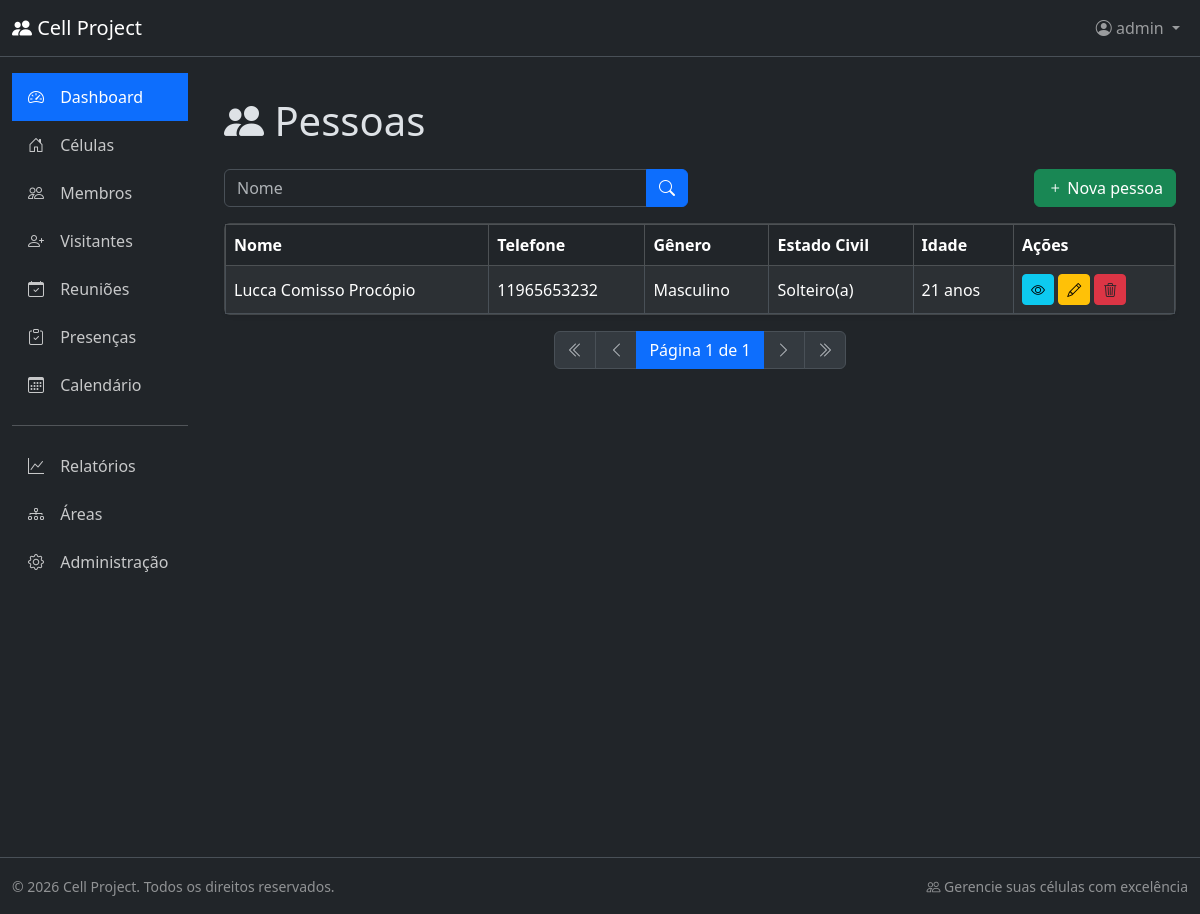
/persons/list/ (signed in), run on an earlier commit of the app's database.
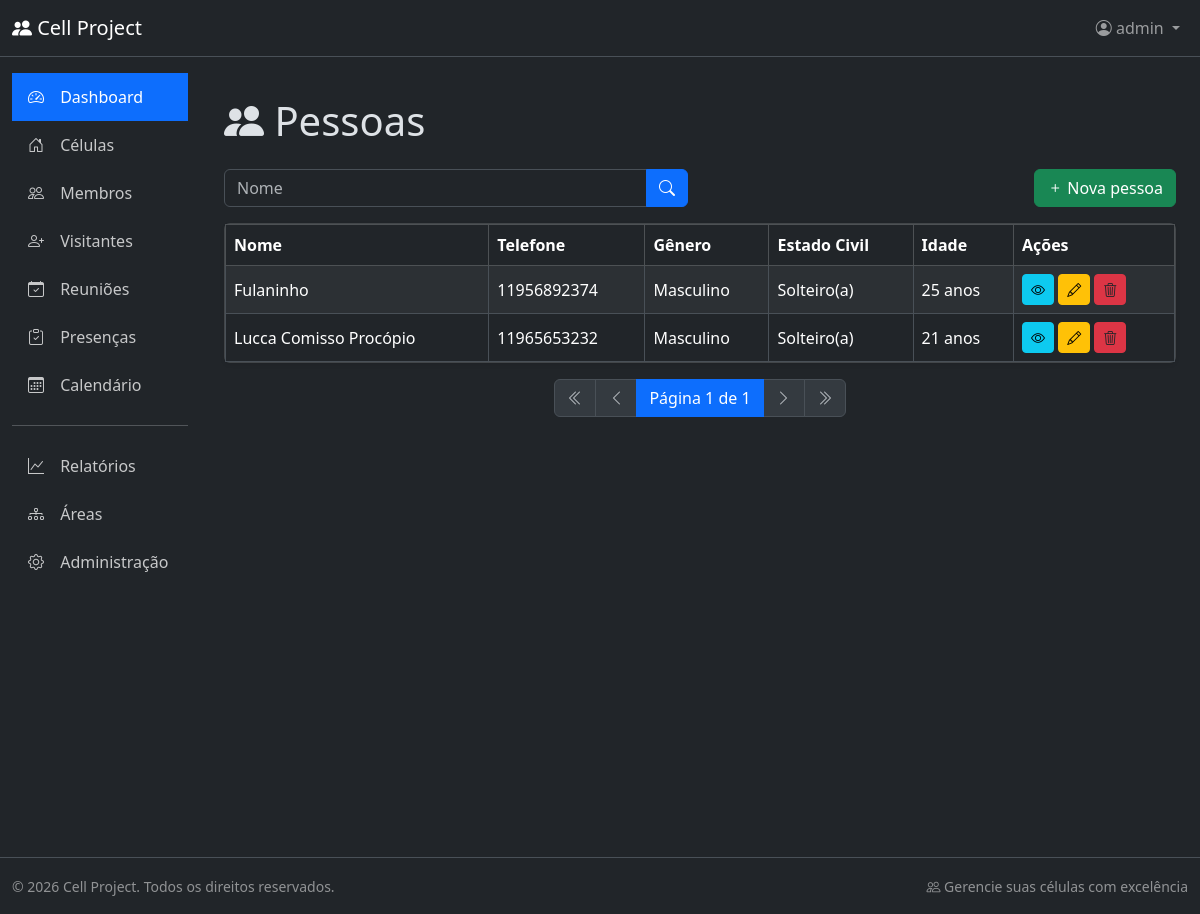
And on a later commit of the database.
### person/models.py (models this page shows, shortened)
class Person(BaseModel):
    class Genders(models.TextChoices):
        MALE = "M", "Masculino"
        FEMALE = "F", "Feminino"
    class MaritalStatuses(models.TextChoices):
        SINGLE = "SINGLE", "Solteiro(a)"
        MARRIED = "MARRIED", "Casado(a)"
        WIDOWED = "WIDOWED", "Viúvo(a)"
        SEPARATED = (
            "SEPARATED",
            "Separado(a)",
        )
    full_name = models.CharField(
        max_length=200, db_index=True, verbose_name="Nome Completo"
    )
    address = models.TextField(verbose_name="Endereço")
    gender = models.CharField(
        max_length=1, choices=Genders.choices, verbose_name="Gênero"
    )
    marital_status = models.CharField(
        max_length=20,
        choices=MaritalStatuses.choices,
        verbose_name="Estado Civil",
    )
    birth_date = models.DateField(verbose_name="Data de Nascimento")
    phone = models.CharField(
        max_length=20, db_index=True, verbose_name="Telefone"
    )
    notes = models.TextField(blank=True, verbose_name="Observações")
    class Meta:
        db_table = "person"
        verbose_name = "Pessoa"
        verbose_name_plural = "Pessoas"
        ordering = ["full_name"]
        indexes = [
            models.Index(fields=["full_name"]),
            models.Index(fields=["phone"]),
        ]
    @property
    def age(self):
        today = date.today()
        return (
            today.year
            - self.birth_date.year
            - (
                (today.month, today.day)
                < (self.birth_date.month, self.birth_date.day)
            )
        )
    def get_gender_display(self):
        return dict(self.Genders.choices).get(self.gender, "")
    def get_marital_status_display(self):
        return dict(self.MaritalStatuses.choices).get(self.marital_status, "")

### person/views.py (the view)
# urls.py: path('persons/list/', views.PersonListView.as_view(), name='person_list'),
class PersonListView(ListView):
    model = models.Person
    template_name = 'person_list.html'
    context_object_name = 'persons'
    def get_queryset(self):
        queryset = super().get_queryset()
        full_name = self.request.GET.get('full_name')
        if full_name:
            queryset = queryset.filter(full_name__icontains=full_name)
        return queryset

### person/templates/person_list.html (shortened to what this page needs)
{% extends 'base.html' %}
{% block page_heading %}
  <div class="d-flex justify-content-between align-items-center">
    <span><i class="bi bi-people-fill"></i> Pessoas</span>
  </div>
{% endblock %}
{% block content %}
<div class="card-header bg-dark border-secondary">
        <div class="row mb-3">
            <div class="col-md-6">
                <form method="get" action="{% url 'person_list' %}">
                    <div class="input-group">
                        <input type="text" class="form-control" name="full_name" placeholder="Nome" value="{{ request.GET.full_name }}">
                        <button type="submit" class="btn btn-primary">
                            <i class="bi bi-search"></i>
                        </button>
                    </div>
                </form>
            </div>
            {% if perms.person.add_person %}
            <div class="col-md-6">
                <a href="{% url 'person_create' %}" class="btn btn-success float-end">
                    <i class="bi bi-plus"></i> Nova pessoa
                </a>
            </div>
            {% endif %}
        </div>
</div>
<div class="card shadow-sm">
    <div class="card-body p-0">
        <div class="table-responsive">
            <table class="table table-hover table-striped table-bordered align-middle mb-0">
                <thead class="table-dark">
                    <tr>
                        <th>Nome</th>
                        <th>Telefone</th>
                        <th>Gênero</th>
                        <th>Estado Civil</th>
                        <th>Idade</th>
                        <th>Ações</th>
                    </tr>
                </thead>
                <tbody>
                    {% for person in persons %}
                    <tr>
                        <td>{{ person.full_name }}</td>
                        <td>{{ person.phone }}</td>
                        <td>{{ person.get_gender_display }}</td>
                        <td>{{ person.get_marital_status_display }}</td>
                        <td>{{ person.age }} anos</td>
                        <td>
                            <a href="{% url 'person_detail' person.id %}" class="btn btn-info btn-sm" data-bs-toggle="tooltip" title="Visualizar">
                                <i class="bi bi-eye"></i>
                            </a>
                            <a href="{% url 'person_update' person.id %}" class="btn btn-sm btn-warning" data-bs-toggle="tooltip" title="Editar">
                                <i class="bi bi-pencil"></i>
                            </a>
                            <a href="{% url 'person_delete' person.id %}" class="btn btn-sm btn-danger text-dark" data-bs-toggle="tooltip" title="Excluir">
                                <i class="bi bi-trash3"></i>
                            </a>
                        </td>
                    </tr>
                    {% endfor %}
                </tbody>
            </table>
        </div>
    </div>
</div>
<div class="card-footer bg-dark border-secondary">
    <nav aria-label="Paginação">
        <ul class="pagination justify-content-center mb-0">
            <li class="page-item disabled">
                <span class="page-link"><i class="bi bi-chevron-double-left"></i></span>
            </li>
            <li class="page-item disabled">
                <span class="page-link"><i class="bi bi-chevron-left"></i></span>
            </li>
            <li class="page-item active">
                <span class="page-link">Página 1 de 1</span>
            </li>
            <li class="page-item disabled">
                <span class="page-link"><i class="bi bi-chevron-right"></i></span>
            </li>
            <li class="page-item disabled">
                <span class="page-link"><i class="bi bi-chevron-double-right"></i></span>
            </li>
        </ul>
    </nav>
</div>
{% endblock %}

What changed in the data, as far as the page shows it:
added Person: full_name "Fulaninho", phone "11956892374", gender "Masculino", marital_status "Solteiro(a)", age "25"
